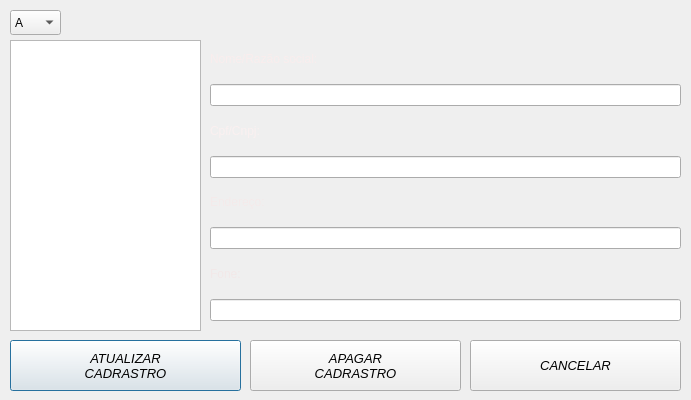
<?xml version="1.0" encoding="UTF-8"?>
<ui version="4.0">
 <class>AtualizarCliente</class>
 <widget class="QDialog" name="AtualizarCliente">
  <property name="geometry">
   <rect>
    <x>0</x>
    <y>0</y>
    <width>691</width>
    <height>400</height>
   </rect>
  </property>
  <property name="windowTitle">
   <string>Dialog</string>
  </property>
  <widget class="QComboBox" name="comboBox">
   <property name="geometry">
    <rect>
     <x>30</x>
     <y>-30</y>
     <width>41</width>
     <height>25</height>
    </rect>
   </property>
   <item>
    <property name="text">
     <string>A</string>
    </property>
   </item>
   <item>
    <property name="text">
     <string>B</string>
    </property>
   </item>
   <item>
    <property name="text">
     <string>C</string>
    </property>
   </item>
   <item>
    <property name="text">
     <string>D</string>
    </property>
   </item>
   <item>
    <property name="text">
     <string>E</string>
    </property>
   </item>
   <item>
    <property name="text">
     <string>F</string>
    </property>
   </item>
   <item>
    <property name="text">
     <string>G</string>
    </property>
   </item>
   <item>
    <property name="text">
     <string>H</string>
    </property>
   </item>
   <item>
    <property name="text">
     <string>I</string>
    </property>
   </item>
   <item>
    <property name="text">
     <string>J</string>
    </property>
   </item>
   <item>
    <property name="text">
     <string>K</string>
    </property>
   </item>
   <item>
    <property name="text">
     <string>L</string>
    </property>
   </item>
   <item>
    <property name="text">
     <string>M</string>
    </property>
   </item>
   <item>
    <property name="text">
     <string>N</string>
    </property>
   </item>
   <item>
    <property name="text">
     <string>O</string>
    </property>
   </item>
   <item>
    <property name="text">
     <string>P</string>
    </property>
   </item>
   <item>
    <property name="text">
     <string>Q</string>
    </property>
   </item>
   <item>
    <property name="text">
     <string>R</string>
    </property>
   </item>
   <item>
    <property name="text">
     <string>S</string>
    </property>
   </item>
   <item>
    <property name="text">
     <string>U</string>
    </property>
   </item>
   <item>
    <property name="text">
     <string>V</string>
    </property>
   </item>
   <item>
    <property name="text">
     <string>W</string>
    </property>
   </item>
   <item>
    <property name="text">
     <string>X</string>
    </property>
   </item>
   <item>
    <property name="text">
     <string>Y</string>
    </property>
   </item>
   <item>
    <property name="text">
     <string>Z</string>
    </property>
   </item>
  </widget>
  <widget class="QListWidget" name="listWidget">
   <property name="geometry">
    <rect>
     <x>10</x>
     <y>40</y>
     <width>191</width>
     <height>291</height>
    </rect>
   </property>
  </widget>
  <widget class="QComboBox" name="comboBox_2">
   <property name="geometry">
    <rect>
     <x>10</x>
     <y>10</y>
     <width>51</width>
     <height>25</height>
    </rect>
   </property>
   <item>
    <property name="text">
     <string>A</string>
    </property>
   </item>
   <item>
    <property name="text">
     <string>B</string>
    </property>
   </item>
   <item>
    <property name="text">
     <string>C</string>
    </property>
   </item>
   <item>
    <property name="text">
     <string>D</string>
    </property>
   </item>
   <item>
    <property name="text">
     <string>E</string>
    </property>
   </item>
   <item>
    <property name="text">
     <string>F</string>
    </property>
   </item>
   <item>
    <property name="text">
     <string>G</string>
    </property>
   </item>
   <item>
    <property name="text">
     <string>H</string>
    </property>
   </item>
   <item>
    <property name="text">
     <string>I</string>
    </property>
   </item>
   <item>
    <property name="text">
     <string>J</string>
    </property>
   </item>
   <item>
    <property name="text">
     <string>K</string>
    </property>
   </item>
   <item>
    <property name="text">
     <string>L</string>
    </property>
   </item>
   <item>
    <property name="text">
     <string>M</string>
    </property>
   </item>
   <item>
    <property name="text">
     <string>N</string>
    </property>
   </item>
   <item>
    <property name="text">
     <string>O</string>
    </property>
   </item>
   <item>
    <property name="text">
     <string>P</string>
    </property>
   </item>
   <item>
    <property name="text">
     <string>Q</string>
    </property>
   </item>
   <item>
    <property name="text">
     <string>R</string>
    </property>
   </item>
   <item>
    <property name="text">
     <string>S</string>
    </property>
   </item>
   <item>
    <property name="text">
     <string>U</string>
    </property>
   </item>
   <item>
    <property name="text">
     <string>V</string>
    </property>
   </item>
   <item>
    <property name="text">
     <string>W</string>
    </property>
   </item>
   <item>
    <property name="text">
     <string>X</string>
    </property>
   </item>
   <item>
    <property name="text">
     <string>Y</string>
    </property>
   </item>
   <item>
    <property name="text">
     <string>Z</string>
    </property>
   </item>
   <item>
    <property name="text">
     <string>A-Z</string>
    </property>
   </item>
  </widget>
  <widget class="QPushButton" name="atualizarButton">
   <property name="enabled">
    <bool>true</bool>
   </property>
   <property name="geometry">
    <rect>
     <x>10</x>
     <y>340</y>
     <width>231</width>
     <height>51</height>
    </rect>
   </property>
   <property name="font">
    <font>
     <pointsize>10</pointsize>
     <weight>50</weight>
     <italic>true</italic>
     <bold>false</bold>
    </font>
   </property>
   <property name="styleSheet">
    <string notr="true"/>
   </property>
   <property name="text">
    <string>ATUALIZAR 
CADRASTRO</string>
   </property>
  </widget>
  <widget class="QPushButton" name="cancelarButton">
   <property name="geometry">
    <rect>
     <x>470</x>
     <y>340</y>
     <width>211</width>
     <height>51</height>
    </rect>
   </property>
   <property name="font">
    <font>
     <pointsize>10</pointsize>
     <weight>50</weight>
     <italic>true</italic>
     <bold>false</bold>
    </font>
   </property>
   <property name="focusPolicy">
    <enum>Qt::WheelFocus</enum>
   </property>
   <property name="accessibleDescription">
    <string/>
   </property>
   <property name="autoFillBackground">
    <bool>false</bool>
   </property>
   <property name="text">
    <string>CANCELAR</string>
   </property>
  </widget>
  <widget class="QPushButton" name="deletarButton">
   <property name="geometry">
    <rect>
     <x>250</x>
     <y>340</y>
     <width>211</width>
     <height>51</height>
    </rect>
   </property>
   <property name="font">
    <font>
     <pointsize>10</pointsize>
     <weight>50</weight>
     <italic>true</italic>
     <bold>false</bold>
    </font>
   </property>
   <property name="styleSheet">
    <string notr="true"/>
   </property>
   <property name="text">
    <string>APAGAR 
CADRASTRO</string>
   </property>
  </widget>
  <widget class="QWidget" name="layoutWidget">
   <property name="geometry">
    <rect>
     <x>210</x>
     <y>40</y>
     <width>471</width>
     <height>281</height>
    </rect>
   </property>
   <layout class="QVBoxLayout" name="verticalLayout">
    <item>
     <widget class="QLabel" name="label">
      <property name="text">
       <string>&lt;html&gt;&lt;head/&gt;&lt;body&gt;&lt;p&gt;&lt;span style=&quot; color:#f9eded;&quot;&gt;Nome/Razão social:&lt;/span&gt;&lt;/p&gt;&lt;/body&gt;&lt;/html&gt;</string>
      </property>
     </widget>
    </item>
    <item>
     <widget class="QLineEdit" name="linenome">
      <property name="placeholderText">
       <string/>
      </property>
      <property name="clearButtonEnabled">
       <bool>true</bool>
      </property>
     </widget>
    </item>
    <item>
     <widget class="QLabel" name="label_2">
      <property name="text">
       <string>&lt;html&gt;&lt;head/&gt;&lt;body&gt;&lt;p&gt;&lt;span style=&quot; color:#faf0f0;&quot;&gt;Cpf/Cnpj:&lt;/span&gt;&lt;/p&gt;&lt;/body&gt;&lt;/html&gt;</string>
      </property>
     </widget>
    </item>
    <item>
     <widget class="QLineEdit" name="linecpf"/>
    </item>
    <item>
     <widget class="QLabel" name="label_5">
      <property name="text">
       <string>&lt;html&gt;&lt;head/&gt;&lt;body&gt;&lt;p&gt;&lt;span style=&quot; color:#f4eaea;&quot;&gt;Endereço:&lt;/span&gt;&lt;/p&gt;&lt;/body&gt;&lt;/html&gt;</string>
      </property>
     </widget>
    </item>
    <item>
     <widget class="QLineEdit" name="lineendereco"/>
    </item>
    <item>
     <widget class="QLabel" name="label_3">
      <property name="text">
       <string>&lt;html&gt;&lt;head/&gt;&lt;body&gt;&lt;p&gt;&lt;span style=&quot; color:#f2e8e8;&quot;&gt;Fone:&lt;/span&gt;&lt;/p&gt;&lt;/body&gt;&lt;/html&gt;</string>
      </property>
     </widget>
    </item>
    <item>
     <widget class="QLineEdit" name="linefone"/>
    </item>
   </layout>
  </widget>
  <widget class="QLabel" name="label_4">
   <property name="geometry">
    <rect>
     <x>-20</x>
     <y>-10</y>
     <width>711</width>
     <height>421</height>
    </rect>
   </property>
   <property name="styleSheet">
    <string notr="true">border-image: url(:/WP4PH4N6.jpg);</string>
   </property>
   <property name="text">
    <string/>
   </property>
  </widget>
  <zorder>label_4</zorder>
  <zorder>comboBox</zorder>
  <zorder>listWidget</zorder>
  <zorder>comboBox_2</zorder>
  <zorder>atualizarButton</zorder>
  <zorder>cancelarButton</zorder>
  <zorder>deletarButton</zorder>
  <zorder>layoutWidget</zorder>
 </widget>
 <resources/>
 <connections/>
</ui>
